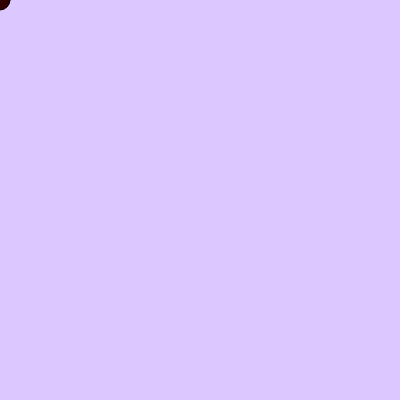
Frame 1 (no input)
Frame 60 (no input): identical to frame 1, image omitted
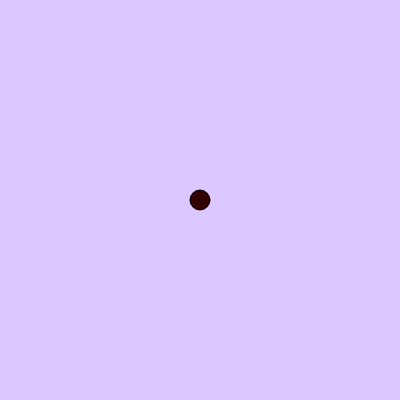
Frame 120 (the mouse pressed at the canvas centre since frame 60)

The p5.js sketch that drew these frames (run headless with seeded random() and noise() and a simulated clock; from frame 60 on, the mouse is pressed at the canvas centre):

// p5.js sketch
// ── sketch.js

function setup() 
{
	createCanvas(400, 400);
}

function draw()
{
    background(220, 200, 300);
    fill(50, 0, 0);
    circle(mouseX, mouseY, 20);
    
}
